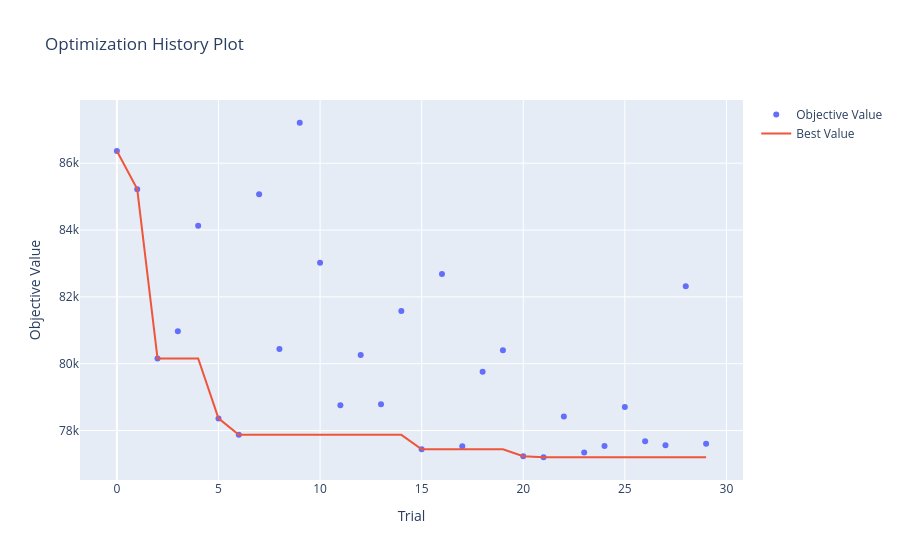
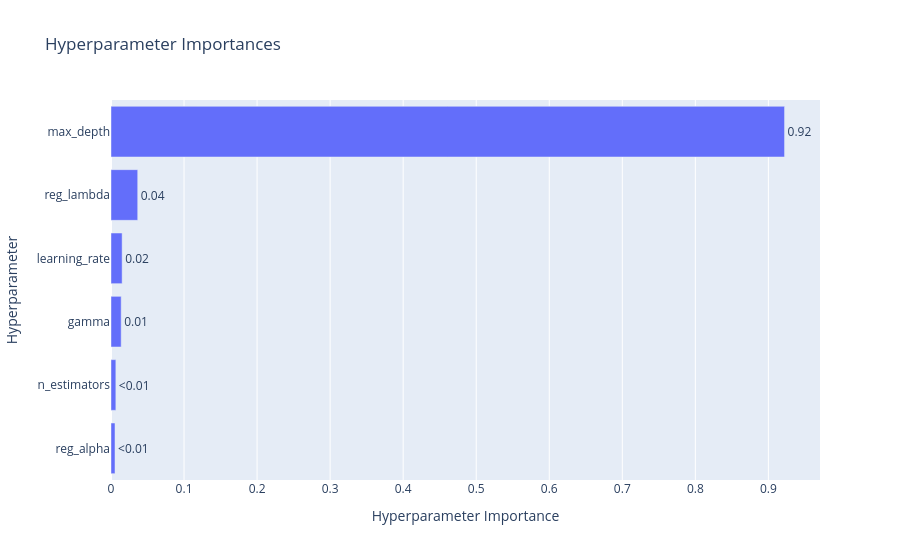

Notebook cell for these charts, in order:
### Code cell
# Визуализация результатов XGBRegressor
fig1 = optuna.visualization.plot_optimization_history(study)

# Визуализация важности параметров
fig2 = optuna.visualization.plot_param_importances(study)

display(fig1)
display(fig2)

### Figure 1 — Plotly figure (JSON) as saved in the notebook; plotly's stock layout.template omitted (floating-point values rounded to 4 significant figures)
{"data": [{"mode": "markers", "name": "Objective Value", "x": [0, 1, 2, 3, 4, 5, 6, 7, 8, 9, 10, 11, 12, 13, 14, 15, 16, 17, 18, 19, 20, 21, 22, 23, 24, 25, 26, 27, 28, 29], "y": [86360.0, 85220.0, 80160.0, 80970.0, 84130.0, 78360.0, 77870.0, 85070.0, 80440.0, 87210.0, 83020.0, 78760.0, 80260.0, 78790.0, 81580.0, 77440.0, 82680.0, 77530.0, 79760.0, 80400.0, 77230.0, 77200.0, 78420.0, 77340.0, 77540.0, 78700.0, 77680.0, 77560.0, 82320.0, 77610.0], "type": "scatter"}, {"mode": "lines", "name": "Best Value", "x": [0, 1, 2, 3, 4, 5, 6, 7, 8, 9, 10, 11, 12, 13, 14, 15, 16, 17, 18, 19, 20, 21, 22, 23, 24, 25, 26, 27, 28, 29], "y": [86360.0, 85220.0, 80160.0, 80160.0, 80160.0, 78360.0, 77870.0, 77870.0, 77870.0, 77870.0, 77870.0, 77870.0, 77870.0, 77870.0, 77870.0, 77440.0, 77440.0, 77440.0, 77440.0, 77440.0, 77230.0, 77200.0, 77200.0, 77200.0, 77200.0, 77200.0, 77200.0, 77200.0, 77200.0, 77200.0], "type": "scatter"}, {"marker": {"color": "#cccccc"}, "mode": "markers", "name": "Infeasible Trial", "showlegend": false, "x": [], "y": [], "type": "scatter"}], "layout": {"title": {"text": "Optimization History Plot"}, "xaxis": {"title": {"text": "Trial"}}, "yaxis": {"title": {"text": "Objective Value"}}}}

### Figure 2 — Plotly figure (JSON) as saved in the notebook; plotly's stock layout.template omitted (floating-point values rounded to 4 significant figures)
{"data": [{"cliponaxis": false, "hovertemplate": ["reg_alpha (FloatDistribution): 0.005483593353619186<extra></extra>", "n_estimators (IntDistribution): 0.006640606260920331<extra></extra>", "gamma (FloatDistribution): 0.013934296841177144<extra></extra>", "learning_rate (FloatDistribution): 0.015236371364946428<extra></extra>", "reg_lambda (FloatDistribution): 0.0365832249644393<extra></extra>", "max_depth (IntDistribution): 0.9221219072148977<extra></extra>"], "name": "Objective Value", "orientation": "h", "text": ["<0.01", "<0.01", "0.01", "0.02", "0.04", "0.92"], "textposition": "outside", "x": [0.005484, 0.006641, 0.01393, 0.01524, 0.03658, 0.9221], "y": ["reg_alpha", "n_estimators", "gamma", "learning_rate", "reg_lambda", "max_depth"], "type": "bar"}], "layout": {"title": {"text": "Hyperparameter Importances"}, "xaxis": {"title": {"text": "Hyperparameter Importance"}}, "yaxis": {"title": {"text": "Hyperparameter"}}}}
